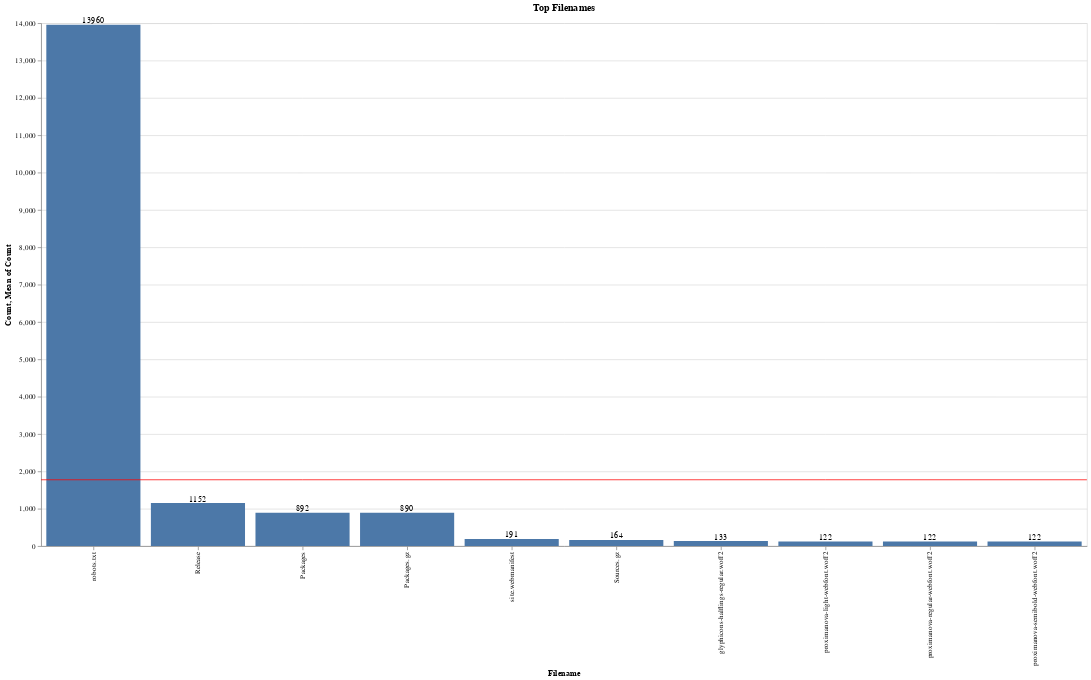

Source (notebook cell):
### Code cell
top_filenames_altair = (
    plain_text["filename"]
    .value_counts()
    .head(10)
    .rename_axis("Filename")
    .reset_index(name="Count")
)

filenames_bar = (
    alt.Chart(top_filenames_altair)
    .mark_bar()
    .encode(x=alt.X("Filename:O", sort="-y"), y=alt.Y("Count:Q"))
)

filenames_rule = (
    alt.Chart(top_filenames_altair).mark_rule(color="red").encode(y="mean(Count):Q")
)


filenames_text = filenames_bar.mark_text(align="center", baseline="bottom").encode(
    text="Count:Q"
)

(filenames_bar + filenames_rule + filenames_text).properties(
    width=1400, height=700, title="Top Filenames"
)

### Figure 1 — Vega-Lite specification as saved in the notebook (floating-point values rounded to 4 significant figures)
{"config": {"view": {"continuousWidth": 400, "continuousHeight": 300}}, "layer": [{"mark": "bar", "encoding": {"x": {"field": "Filename", "sort": "-y", "type": "ordinal"}, "y": {"field": "Count", "type": "quantitative"}}}, {"mark": {"type": "rule", "color": "red"}, "encoding": {"y": {"aggregate": "mean", "field": "Count", "type": "quantitative"}}}, {"mark": {"type": "text", "align": "center", "baseline": "bottom"}, "encoding": {"text": {"field": "Count", "type": "quantitative"}, "x": {"field": "Filename", "sort": "-y", "type": "ordinal"}, "y": {"field": "Count", "type": "quantitative"}}}], "data": {"name": "data-ca665bd8f7bb0a744895726c6f223a9d"}, "height": 700, "title": "Top Filenames", "width": 1400, "$schema": "https://vega.github.io/schema/vega-lite/v4.17.0.json", "datasets": {"data-ca665bd8f7bb0a744895726c6f223a9d": [{"Filename": "robots.txt", "Count": 13960}, {"Filename": "Release", "Count": 1152}, {"Filename": "Packages", "Count": 892}, {"Filename": "Packages.gz", "Count": 890}, {"Filename": "site.webmanifest", "Count": 191}, {"Filename": "Sources.gz", "Count": 164}, {"Filename": "glyphicons-halflings-regular.woff2", "Count": 133}, {"Filename": "proximanova-light-webfont.woff2", "Count": 122}, {"Filename": "proximanova-regular-webfont.woff2", "Count": 122}, {"Filename": "proximanova-semibold-webfont.woff2", "Count": 122}]}}
